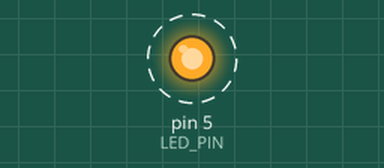
This sketch was run on a simulated Arduino Uno, built with avr-gcc and run on an emulated ATmega328P. Shown: output pins drawn as LEDs (lit = HIGH). Dashed ring = blinking. What the sketch prints to the serial monitor is not drawn.

Above: at 1.5 s.
Timing chart, 0 to 5.6 s (numbered marks = the images above):
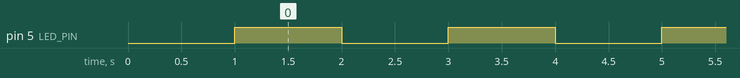

The sketch:

hello_led.ino
```cpp
const int LED_PIN = 5;

void setup() {
  // put your setup code here, to run once:
  pinMode(LED_PIN, OUTPUT);
  Serial.begin(9600);
  delay(1000);
  Serial.println("Hello Computer");
}

void loop() {
  digitalWrite(LED_PIN, HIGH);
  delay(1000);
  digitalWrite(LED_PIN, LOW);
  delay(1000);
}
```

Measured:
- by itself, pin 5 (LED_PIN): alternates HIGH for 1.0 s and LOW for 1.0 s
